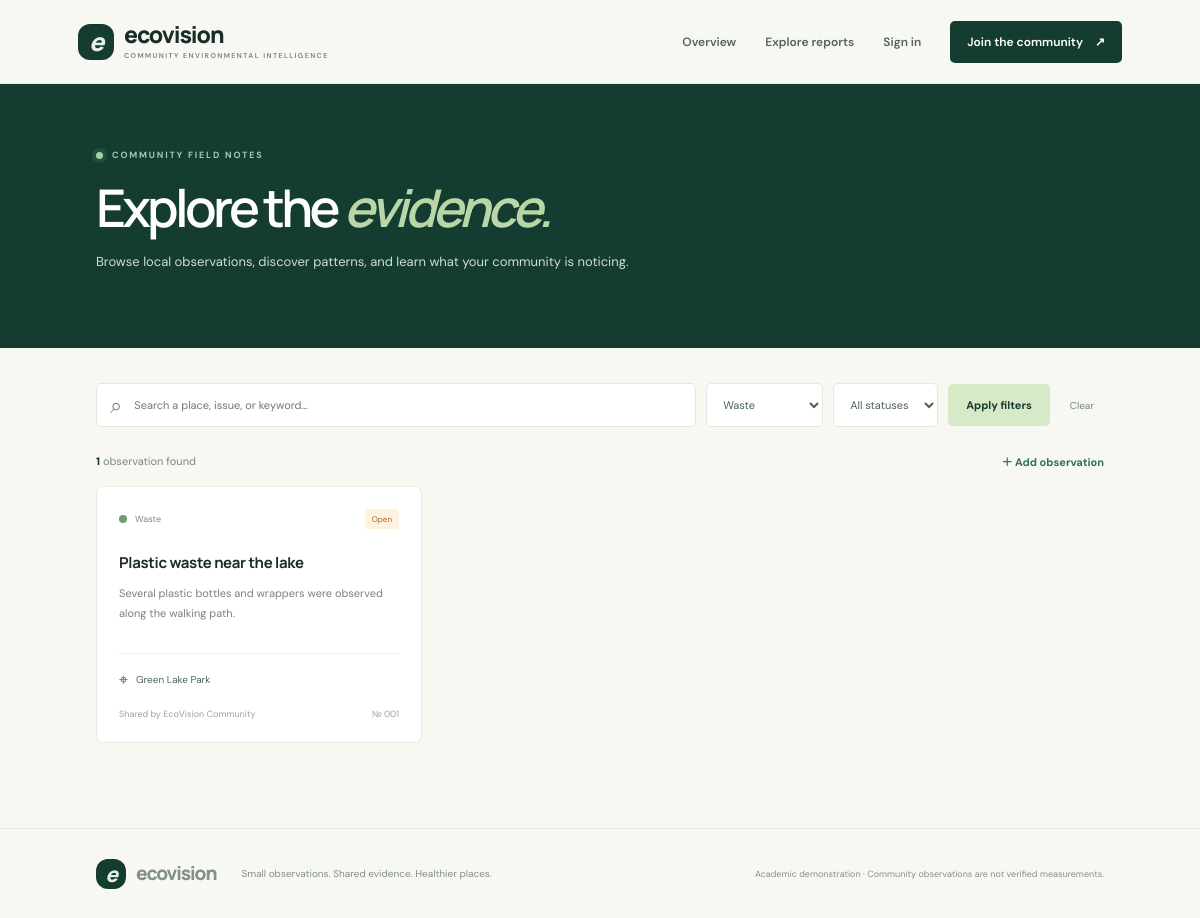
Screenshot of /reports?category=Waste with the database file from the repository.
### tables this page shows
CREATE TABLE reports (
        id INTEGER PRIMARY KEY AUTOINCREMENT,
        user_id INTEGER NOT NULL,
        title TEXT NOT NULL,
        category TEXT NOT NULL,
        location TEXT NOT NULL,
        description TEXT NOT NULL,
        status TEXT NOT NULL DEFAULT 'Open',
        created_at TIMESTAMP DEFAULT CURRENT_TIMESTAMP,
        FOREIGN KEY(user_id) REFERENCES users(id)
    );

CREATE TABLE users (
        id INTEGER PRIMARY KEY AUTOINCREMENT,
        name TEXT NOT NULL,
        email TEXT NOT NULL UNIQUE,
        password_hash TEXT NOT NULL,
        created_at TIMESTAMP DEFAULT CURRENT_TIMESTAMP
    );

### app.py (the view)
@app.route("/reports")
def reports():
    q = request.args.get("q", "").strip()
    category = request.args.get("category", "")
    status = request.args.get("status", "")
    sql = """SELECT reports.*, users.name AS reporter FROM reports
             JOIN users ON users.id=reports.user_id WHERE 1=1"""
    args = []
    if q:
        sql += " AND (reports.title LIKE ? OR reports.location LIKE ? OR reports.description LIKE ?)"
        args.extend([f"%{q}%"] * 3)
    if category in ("Pollution", "Waste", "Water", "Green spaces", "Wildlife"):
        sql += " AND reports.category=?"; args.append(category)
    if status in ("Open", "In progress", "Resolved"):
        sql += " AND reports.status=?"; args.append(status)
    sql += " ORDER BY reports.created_at DESC"
    db = get_db()
    items = db.execute(sql, args).fetchall()
    db.close()
    return render_template("reports.html", reports=items, q=q, category=category, status=status)

### database.py (called while the page is built)
def get_db():
    connection = sqlite3.connect(DB_PATH)
    connection.row_factory = sqlite3.Row
    return connection

### templates/reports.html (shortened to what this page needs)
{% extends "base.html" %}
{% block content %}
<section class="page-hero"><div class="eyebrow"><span class="pulse"></span> COMMUNITY FIELD NOTES</div><h1>Explore the <span>evidence.</span></h1><p>Browse local observations, discover patterns, and learn what your community is noticing.</p></section>
<section class="section listing-section">
<form class="filter-bar" method="get"><div class="search-box"><span>⌕</span><input name="q" value="{{ q }}" placeholder="Search a place, issue, or keyword…"></div><select name="category"><option value="">All categories</option>{% for c in ['Pollution','Waste','Water','Green spaces','Wildlife'] %}<option value="{{ c }}" {% if category==c %}selected{% endif %}>{{ c }}</option>{% endfor %}</select><select name="status"><option value="">All statuses</option>{% for s in ['Open','In progress','Resolved'] %}<option value="{{ s }}" {% if status==s %}selected{% endif %}>{{ s }}</option>{% endfor %}</select><button class="button button-primary" type="submit">Apply filters</button><a class="clear-link" href="{{ url_for('reports') }}">Clear</a></form>
<div class="listing-meta"><span><strong>{{ reports|length }}</strong> observation{% if reports|length != 1 %}s{% endif %} found</span><a class="text-link" href="{{ url_for('new_report') }}">＋ Add observation</a></div>
<div class="report-grid listing-grid">{% for report in reports %}<article class="report-card"><div class="report-card-top"><span class="category-dot {{ report.category|lower|replace(' ','-') }}"></span><span>{{ report.category }}</span><span class="status status-{{ report.status|lower|replace(' ','-') }}">{{ report.status }}</span></div><h3>{{ report.title }}</h3><p>{{ report.description }}</p><div class="report-location"><span>⌖</span>{{ report.location }}</div><div class="report-card-foot"><span>Shared by {{ report.reporter }}</span><span>№ {{ "%03d"|format(report.id) }}</span></div>{% if session.get('user_id') == report.user_id and report.status != 'Resolved' %}<form method="post" action="{{ url_for('resolve_report', report_id=report.id) }}"><button class="resolve-button">✓ Mark as resolved</button></form>{% endif %}</article>{% else %}<div class="empty-state"><span>⌕</span><h3>No matching observations</h3><p>Try another keyword or remove a filter.</p></div>{% endfor %}</div>
</section>
{% endblock %}

### static/css/style.css (style rules this page uses)
:root { --ink:#172d27;--forest:#143c31;--green:#2d7257;--mint:#dcebe0;--paper:#f8f8f3;--white:#fff;--muted:#75817a;--line:#e3e8e0;--orange:#d18b54;--font:'DM Sans',sans-serif;--display:'Manrope',sans-serif }
* { box-sizing:border-box }
html { scroll-behavior:smooth }
body { margin:0;background:var(--paper);color:var(--ink);font-family:var(--font);font-size:14px }
a { color:inherit;text-decoration:none }
button,input,select,textarea { font:inherit }
.eyebrow { font-size:9px;letter-spacing:1.8px;font-weight:700;color:#a9c8b0;display:flex;align-items:center;gap:9px }
.pulse { width:7px;height:7px;background:#9bd4a4;border-radius:50%;box-shadow:0 0 0 4px #9bd4a41c }
.hero h1,.page-hero h1,.form-intro h1 { font:600 clamp(42px,5.3vw,69px)/1.09 var(--display);letter-spacing:-3.7px;margin:28px 0 21px }
.hero h1 span,.page-hero h1 span,.form-intro h1 span { color:#b9d6a7;font-style:italic }
.button { display:inline-flex;align-items:center;justify-content:center;gap:16px;border:0;border-radius:5px;padding:14px 18px;font-size:11px;font-weight:700;cursor:pointer;transition:transform .2s,background .2s }
.button-primary { background:#d8e9c8;color:#183b2d }
.section { padding:85px 8% }
.text-link { font-size:11px;font-weight:700;color:var(--green);white-space:nowrap }
.report-grid { display:grid;grid-template-columns:repeat(3,1fr);gap:15px }
.report-card { background:#fff;border:1px solid #e7ebe4;border-radius:7px;padding:22px;min-width:0;transition:transform .2s,box-shadow .2s }
.report-card-top { display:flex;align-items:center;gap:8px;color:#7d887e;font-size:9px }
.category-dot { width:8px;height:8px;border-radius:50%;background:#6c9b72 }
.category-dot.waste { background:#6d9d75 }
.status { margin-left:auto;border-radius:3px;padding:5px 7px;font-size:8px;background:#f1f3ef;color:#69796b }
.status-open { background:#fff1df;color:#a66a2f }
.report-card h3 { font:700 15px var(--display);letter-spacing:-.3px;margin:23px 0 10px }
.report-card>p { font-size:11px;color:#78847a;line-height:1.8;min-height:58px }
.report-location { border-top:1px solid #edf0ea;padding-top:15px;display:flex;gap:8px;align-items:center;color:#4b6856;font-size:10px }
.report-location span { font-size:16px }
.report-card-foot { display:flex;justify-content:space-between;color:#9aa39b;font-size:9px;margin-top:18px }
.page-hero { background:var(--forest);color:white;padding:65px 8% 62px }
.page-hero h1 { font-size:52px;margin:19px 0 13px }
.page-hero p { color:#d0ddd4;max-width:570px;line-height:1.8;font-size:13px }
.listing-section { padding-top:35px }
.filter-bar { display:flex;gap:10px;align-items:center;flex-wrap:wrap }
.search-box { display:flex;align-items:center;gap:10px;background:white;border:1px solid var(--line);padding:0 13px;flex:1;min-width:210px;height:44px;border-radius:5px }
.search-box span { font-size:22px;color:#76917e }
.search-box input { border:0;outline:0;width:100%;background:transparent;font-size:11px }
.filter-bar select,.form-row select { height:44px;border:1px solid var(--line);border-radius:5px;background:white;padding:0 12px;color:#4d6254;font-size:11px }
.clear-link { font-size:10px;color:#77877a;padding:10px }
.listing-meta { display:flex;justify-content:space-between;align-items:center;margin:26px 0 17px;color:#7b897d;font-size:11px }
.listing-meta strong { color:var(--ink) }
.listing-grid { grid-template-columns:repeat(3,1fr) }

### rows the page displays
reports: category "Waste", status "Open", title "Plastic waste near the lake", description "Several plastic bottles and wrappers were observed along the walking path.", location "Green Lake Park", reporter "EcoVision Community", id "001"

### other values shown
{{ reports|length }} "1"
form field category "Waste"
